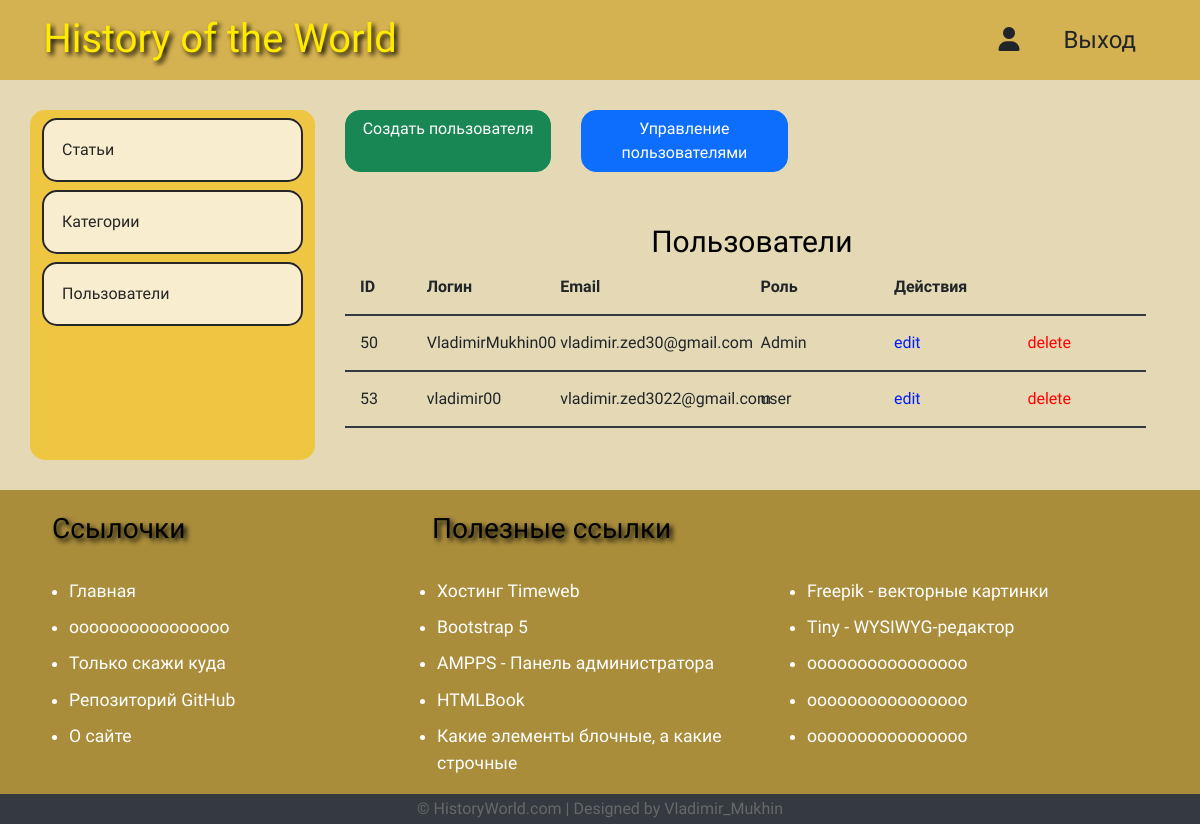
Page /admin/users/index.php on the committed database.
### tables this page shows
CREATE TABLE `users` (
  `id` int NOT NULL,
  `admin` tinyint NOT NULL,
  `username` varchar(255) NOT NULL,
  `email` varchar(255) NOT NULL,
  `password` varchar(255) NOT NULL,
  `created` timestamp NOT NULL DEFAULT CURRENT_TIMESTAMP
);

### app/database/db.php (called while the page is built, shortened)
<?php
require('connect.php');
function dbCheckError($query){
    $errInfo = $query->errorInfo();
    return true;
}
function selectAll($table, $params = []){
    global $pdo;
    $sql = "SELECT * FROM $table";
    $query = $pdo->prepare($sql);
    $query->execute();
    return $query->fetchAll();
}

### app/controllers/users.php (called while the page is built, shortened)
<?php
include("..\\..\\app\\database\\db.php");
$users = selectAll('users');

### admin/users/index.php (the view, shortened to what this page needs)
<?php
        include "../../app/controllers/users.php";
?>
<!doctype html>
<html lang="ru">
  <head>
    <link href="https://cdn.jsdelivr.net/npm/bootstrap@5.0.1/dist/css/bootstrap.min.css" rel="stylesheet">
    <link rel="stylesheet" href="../../assets/css/admin.css">
  </head>
  <body>
    <?php
    include("../../app/include/header-admin.php");
    ?>
    <div class="container">
        <?php include('../../app/include/sitebar-admin.php'); ?>
            <div class="posts col-9">
                <div class="buttom row">
                    <a href="<?php echo BASE_URL . 'admin/users/create.php';?>" class="col-3 btn btn-success">Создать пользователя</a>
                    <a href="<?php echo BASE_URL . 'admin/users/index.php';?>" class="col-3 btn btn-primary">Управление пользователями</a>
                </div>
                <div class="row tabl">
                    <div class="row title-table">
                        <h2 class="tt">Пользователи</h2>
                        <div class="col-1">ID</div>
                        <div class="col-2">Логин</div>
                        <div class="col-3">Email</div>
                        <div class="col-2">Роль</div>
                        <div class="col-4">Действия</div>
                    </div>
                    <?php foreach ($users as $key => $user): ?>
                    <div class="row post">
                        <div class="col-1"><?=$user['id'] ;?></div>
                        <div class="col-2"><?=$user['username'] ;?></div>
                        <div class="col-3"><?=$user['email'] ;?></div>
                        <?php if ($user['admin'] == 1): ?>
                            <div class="col-2">Admin</div>
                        <?php else: ?>
                            <div class="col-2">user</div>
                        <?php endif; ?>
                        <div class="red col-2"><a href="edit.php?edit_id=<?=$user['id'];?>">edit</a></div>
                        <div class="del col-2"><a href="index.php?delete_id=<?=$user['id'];?>">delete</a></div>
                    </div>
                    <?php endforeach; ?>
                </div>
            </div>
        </div>
    </div>
    <?php
    include("../../app/include/footer-admin.php");
    ?>
  </body>
</html>

### assets/css/admin.css (style rules this page uses)
* { font-family: "Carlito", sans-serif; }
h1, h2, h3, h4, h5, h6 { color:rgb(237, 104, 9); }
body { background:rgb(228, 217, 180); }
a { text-decoration: none; color: inherit; }
h2.tt { color: black; font-size: 30px; font-weight: 500; margin: 2rem 0 0 0.4rem; text-align: center; }
.posts { margin-top: 30px; padding-left: 42px; }
.posts .btn { border-radius: 15px; }
.posts .btn + .btn { margin-left: 30px; }
.posts div.tabl { margin-top: 20px; margin-bottom: 20px; }
.posts .title-table div { padding: 15px; text-align: left; border-bottom: 2px solid #343a40; font-weight: bold; }
.posts .post div { padding: 15px; text-align: left; border-bottom: 2px solid #343a40; }
.posts .post .red { color: hsl(233, 100%, 49%); }
.posts .post .del { color: red; }

### rows in the picture
users: id "50", username "VladimirMukhin00", email "vladimir.zed30@gmail.com", admin "Admin"
users: id "53", username "vladimir00", email "vladimir.zed3022@gmail.com", admin "user"
